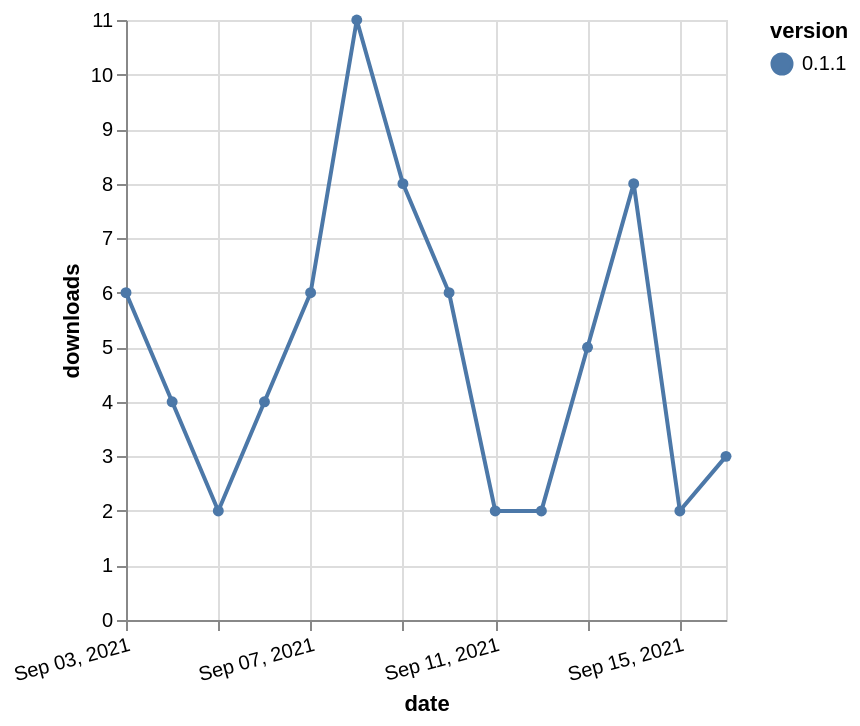

Write the Vega-Lite specification saved for this chart.
### Vega-Lite specification from a JSON file in a GitHub repository (floating-point values rounded to 4 significant figures)
{"$schema": "https://vega.github.io/schema/vega-lite/v5.json", "description": "A simple bar chart with embedded data.", "data": {"values": [{"date": "2021-09-03", "total": 35994, "delta": 6, "version": "0.1.1"}, {"date": "2021-09-04", "total": 35998, "delta": 4, "version": "0.1.1"}, {"date": "2021-09-05", "total": 36000, "delta": 2, "version": "0.1.1"}, {"date": "2021-09-06", "total": 36004, "delta": 4, "version": "0.1.1"}, {"date": "2021-09-07", "total": 36010, "delta": 6, "version": "0.1.1"}, {"date": "2021-09-08", "total": 36021, "delta": 11, "version": "0.1.1"}, {"date": "2021-09-09", "total": 36029, "delta": 8, "version": "0.1.1"}, {"date": "2021-09-10", "total": 36035, "delta": 6, "version": "0.1.1"}, {"date": "2021-09-11", "total": 36037, "delta": 2, "version": "0.1.1"}, {"date": "2021-09-12", "total": 36039, "delta": 2, "version": "0.1.1"}, {"date": "2021-09-13", "total": 36044, "delta": 5, "version": "0.1.1"}, {"date": "2021-09-14", "total": 36052, "delta": 8, "version": "0.1.1"}, {"date": "2021-09-15", "total": 36054, "delta": 2, "version": "0.1.1"}, {"date": "2021-09-16", "total": 36057, "delta": 3, "version": "0.1.1"}]}, "width": "container", "mark": {"type": "line", "point": {"filled": true}}, "encoding": {"x": {"field": "date", "type": "temporal", "timeUnit": "yearmonthdate", "title": "date", "axis": {"labelAngle": -15}}, "y": {"field": "delta", "type": "quantitative", "title": "downloads"}, "color": {"field": "version", "type": "nominal"}, "tooltip": {"field": "delta"}}}
